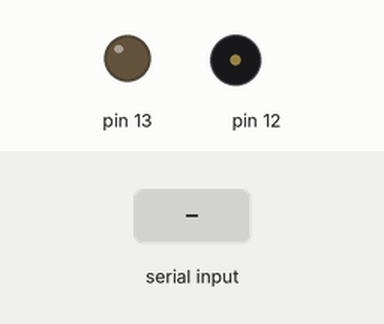
This sketch was run on a simulated Arduino Uno, built with avr-gcc and run on an emulated ATmega328P. On the bench: output pins drawn as LEDs (lit = HIGH), buzzer (waves = sounding). The test bench sets the inputs (shaded band).

Above: at 1.2 s.
1.3 s: "." received over Serial
At 2.45 s:
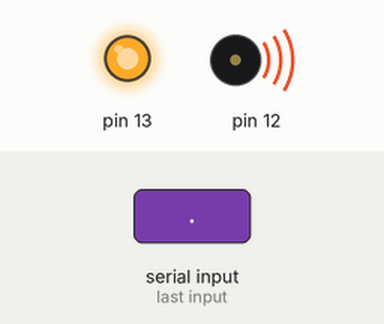
4.1 s: "-" received over Serial
At 6.8 s:
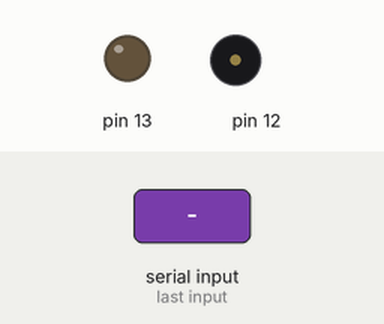
Timing chart, 0 to 8.3 s (numbered marks = the images above; inputs shaded):
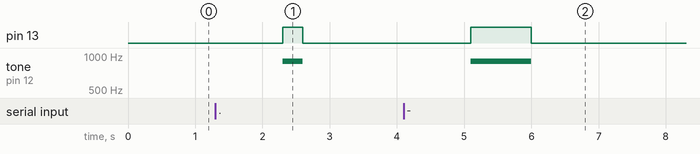

The sketch:

code_to_light1.ino
```cpp
// C++ code
//

void setup()
{
  Serial.begin(9600);
  pinMode(13, OUTPUT);
  pinMode(12, OUTPUT);
  digitalWrite(13,LOW);
  digitalWrite(12,LOW);
}

void loop()
{
  if(Serial.available()){
  	String input=Serial.readString();
    String morse=extract(input);
    morsetolight(morse);

  }
}

String extract(String input){
 String ans="";
  for(int i=0;i<input.length();i++){
   char ch=input[i];
    if(ch=='.' || ch=='-'){
     ans+=ch;
    }else if(ch==' ')
    {
     ans+=" ";
    }
  }
  return ans;
}

void morsetolight(String morse)
{
  for(int i=0;i<morse.length();i++){
   char ch=morse[i];
    digitalWrite(13,HIGH);
    tone(12,900);
    if(ch=='.')
    {
      delay(300);
    }
    else if(ch=='-')
    {
     delay(900);
    }
    else
    {
      digitalWrite(13,LOW);
      noTone(12);
      delay(700);
    }
   digitalWrite(13,LOW);
   noTone(12);
   delay(300);
 }


}
```

Measured:
- after the input at 1.3 s, pin 13: LOW → HIGH after 1.0 s, → LOW 0.30 s later; tone on pin 12: silent → 900 Hz after 1.0 s, → silent 0.30 s later
- after the input at 4.1 s, pin 13: LOW → HIGH after 1.0 s, → LOW 0.90 s later; tone on pin 12: silent → 900 Hz after 1.0 s, → silent 0.90 s later
